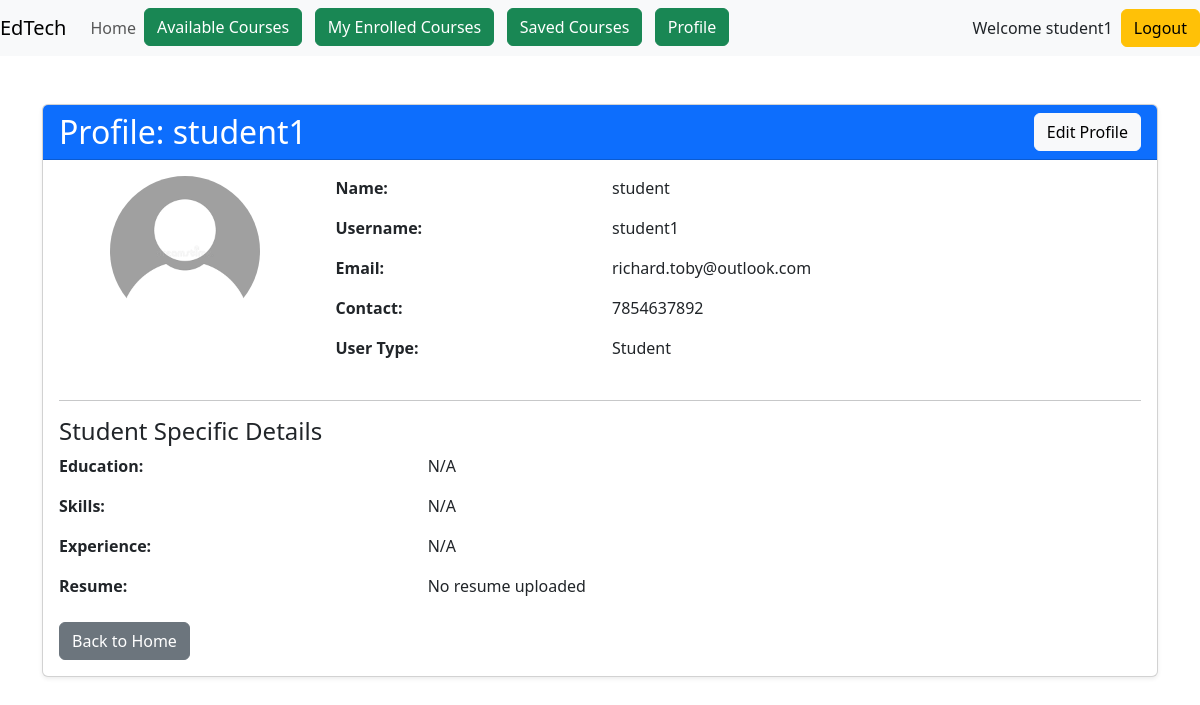
The page /accounts/profile/ (signed in) on the database its author committed.
### accounts/models.py (models this page shows)
class User(AbstractUser):
    name = models.CharField(max_length=70, default='name')
    contact = models.CharField(max_length=13)
    user_type = models.CharField(
        max_length=1,
        choices=(
            ('I', "Instructor"),
            ('S', "Student"),
        ),
    )
    def get_profile_photo_url(self):
        if (
            self.user_type == 'S'
            and hasattr(self, 'studentprofile')
            and self.studentprofile.profile_photo
        ):
            return self.studentprofile.profile_photo.url
        elif (
            self.user_type == 'I'
            and hasattr(self, 'instructorprofile')
            and self.instructorprofile.profile_photo
        ):
            return self.instructorprofile.profile_photo.url
        return '/static/images/default_pfp.png'

class StudentProfile(models.Model):
    user = models.OneToOneField(User, on_delete=models.CASCADE)
    educations = models.CharField(max_length=200, blank=True)
    skills = models.CharField(max_length=200, blank=True)
    experience = models.CharField(max_length=200, blank=True)
    resume = models.FileField(upload_to='resumes/', blank=True, null=True)
    profile_photo = models.ImageField(
        upload_to=get_profile_photo_path,
        blank=True,
        null=True,
    )

### accounts/views.py (the view)
# urls.py: path('profile/',views.profile_details,name='profile_details'),
def profile_details(request):
    user = request.user
    profile = None
    if request.user.user_type == 'I':
        profile = get_object_or_404(InstructorProfile, user=user)
    elif request.user.user_type == 'S':
        profile = get_object_or_404(StudentProfile, user=user)
    context = {
        'profile': profile,
        'user_obj': user
    }
    return render(request, 'accounts/profile.html', context)

### accounts/templates/accounts/profile.html (shortened to what this page needs)
{% extends 'base.html' %}
{% block main %}
<div class="container mt-5">
    <div class="card shadow-sm">
        <div class="card-header bg-primary text-white">
            <div class="d-flex justify-content-between align-items-center">
                <h2 class="mb-0">Profile: {{ user_obj.username }}</h2>
                {% if user_obj == request.user %}
                    <a href="{% url 'profile_update' %}" class="btn btn-light">Edit Profile</a>
                {% endif %}
            </div>
        </div>
        <div class="card-body">
            <div class="row mb-4">
                <div class="col-md-3 text-center">
                    <img src="{{ user_obj.get_profile_photo_url }}"
                         class="rounded-circle mb-3"
                         width="150" height="150" alt="Profile Photo">
                </div>
                <div class="col-md-9">
                    <div class="row mb-3">
                        <div class="col-md-4"><strong>Name:</strong></div>
                        <div class="col-md-8">{{ user_obj.name }}</div>
                    </div>
                    <div class="row mb-3">
                        <div class="col-md-4"><strong>Username:</strong></div>
                        <div class="col-md-8">{{ user_obj.username }}</div>
                    </div>
                    <div class="row mb-3">
                        <div class="col-md-4"><strong>Email:</strong></div>
                        <div class="col-md-8">{{ user_obj.email }}</div>
                    </div>
                    <div class="row mb-3">
                        <div class="col-md-4"><strong>Contact:</strong></div>
                        <div class="col-md-8">{{ user_obj.contact }}</div>
                    </div>
                    <div class="row mb-3">
                        <div class="col-md-4"><strong>User Type:</strong></div>
                        <div class="col-md-8">
                            {% if user_obj.user_type == 'S' %} Student
                            {% elif user_obj.user_type == 'I' %} Instructor
                            {% else %} N/A
                            {% endif %}
                        </div>
                    </div>
                </div>
            </div>
            {% if user_obj.user_type == 'S' and profile %}
            <hr>
            <h4>Student Specific Details</h4>
            <div class="row mb-3">
                <div class="col-md-4"><strong>Education:</strong></div>
                <div class="col-md-8">{{ profile.educations|default:"N/A" }}</div>
            </div>
            <div class="row mb-3">
                <div class="col-md-4"><strong>Skills:</strong></div>
                <div class="col-md-8">{{ profile.skills|default:"N/A" }}</div>
            </div>
            <div class="row mb-3">
                <div class="col-md-4"><strong>Experience:</strong></div>
                <div class="col-md-8">{{ profile.experience|default:"N/A" }}</div>
            </div>
            {% if profile.resume %}
            <div class="row mb-3">
                <div class="col-md-4"><strong>Resume:</strong></div>
                <div class="col-md-8">
                    <a href="{{ profile.resume.url }}" target="_blank" class="btn btn-sm btn-info">View Resume</a>
                </div>
            </div>
            {% else %}
            <div class="row mb-3">
                <div class="col-md-4"><strong>Resume:</strong></div>
                <div class="col-md-8">No resume uploaded</div>
            </div>
            {% endif %}
            {% endif %}
            <div class="mt-4">
                <a href="{% url 'home' %}" class="btn btn-secondary">Back to Home</a>
            </div>
        </div>
    </div>
</div>
{% endblock main %}

### templates/base.html (shortened to what this page needs)
<!doctype html>
<html lang="en">
    <head>
        <link
            href="https://cdn.jsdelivr.net/npm/bootstrap@5.3.2/dist/css/bootstrap.min.css"
            rel="stylesheet"
        />
    </head>
    <body>
        <header>
             <nav class="navbar navbar-expand-md navbar-light bg-light">
                <a class="navbar-brand" href="{% url 'home' %}">EdTech</a>
                <div class="collapse navbar-collapse" id="collapsibleNavId">
                    <ul class="navbar-nav mr-auto mt-2 mt-lg-0">
                        <li class="nav-item active">
                            <a class="nav-link" href="{% url "home" %}">Home </a>
                        </li>
                        {% if request.user.is_authenticated %}
                            {% if request.user.user_type == 'I' %}
                                <li class="nav-item">
                                     <a class="btn btn-success" href="{% url 'course_create'%}"> Post Course </a>
                                </li>
                                &nbsp;
                                &nbsp;
                                <li class="nav-item">
                                    <a class="btn btn-success" href="{% url 'my_courses' %}"> My Courses </a>
                                </li>
                            {% elif request.user.user_type == 'S' %}
                                <li class="nav-item">
                                 <a class="btn btn-success" href="{% url 'course_list'%}"> Available Courses </a>
                                </li>
                                <li class="nav-item">
                                    <a class="btn btn-success" href="{% url 'my_enrolled_courses'%}"> My Enrolled Courses </a>
                                </li>
                                <li class="nav-item">
                                    <a class="btn btn-success" href="{% url 'saved_courses' %}"> Saved Courses </a>
                                </li>
                            {% endif %}
                            <li class="nav-item">
                                <a class="btn btn-success" href="{% url 'profile_details' %}"> Profile </a>
                            </li>
                        {% endif %}
                    </ul>
                </div>
                <ul class="navbar-nav ml-auto mt-2 mt-lg-0">
                    {% if not request.user.is_authenticated %}
                        <li class="nav-item" style="list-style-type:none;">
                             <a class="btn btn-success" href="{% url 'login'%}"> Login </a>
                        </li>
                        &nbsp;
                        &nbsp;
                        <li class="nav-item" style="list-style-type:none;">
                            <a class="btn btn-success" href="{% url 'register'%}"> Register </a>
                        </li>
                    {% else %}
                        <p class="my-auto me-2"> Welcome {{request.user.username}}</p>
                        <a class="btn btn-warning" href="{% url "logout" %}">Logout</a>
                    {% endif %}
                </ul>
             </nav>
        </header>
        <main>
            {% block main %}
            {% endblock main %}
        </main>
    </body>
</html>

### rows shown on the page
User: user.username "student1", username "student1", name "student", email "richard.toby@outlook.com", contact "7854637892"
StudentProfile: educations "N/A", skills "N/A", experience "N/A"
